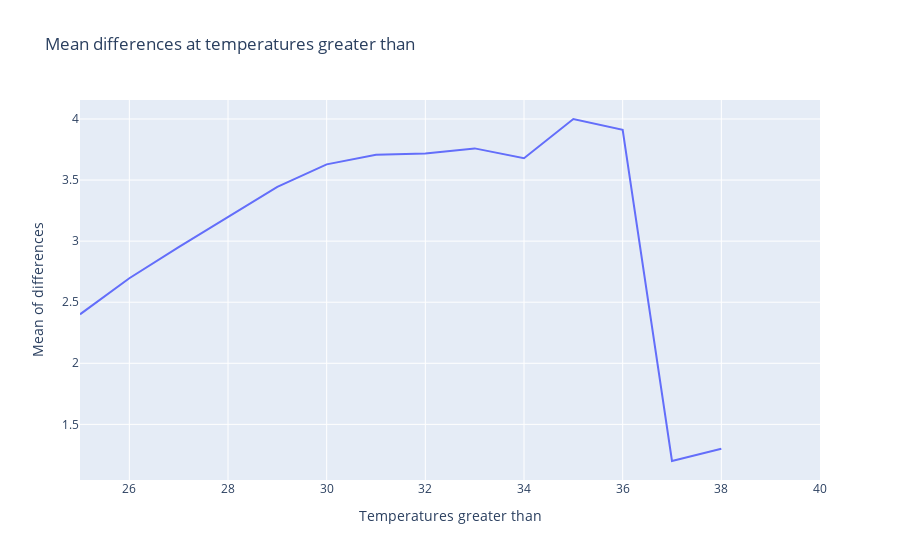

Write notebook code for a chart like this one.
### Code cell
fig_diff = px.line(df_mean_diff, x="Temperatures greater than", y="Mean of differences", title='Mean differences at temperatures greater than')
fig_diff.show()
fig_diff.write_image('temperatures_diff_means.png')

### Figure 1 — Plotly figure (JSON) as saved in the notebook; plotly's stock layout.template omitted (floating-point values rounded to 4 significant figures)
{"data": [{"hovertemplate": "Temperatures greater than=%{x}<br>Mean of differences=%{y}<extra></extra>", "legendgroup": "", "line": {"color": "#636efa", "dash": "solid"}, "marker": {"symbol": "circle"}, "mode": "lines", "name": "", "orientation": "v", "showlegend": false, "type": "scatter", "x": [25, 26, 27, 28, 29, 30, 31, 32, 33, 34, 35, 36, 37, 38, 39, 40], "xaxis": "x", "y": [2.401, 2.696, 2.951, 3.2, 3.444, 3.629, 3.707, 3.718, 3.759, 3.679, 4.0, 3.912, 1.2, 1.3, null, null], "yaxis": "y"}], "layout": {"legend": {"tracegroupgap": 0}, "title": {"text": "Mean differences at temperatures greater than"}, "xaxis": {"anchor": "y", "domain": [0, 1], "title": {"text": "Temperatures greater than"}}, "yaxis": {"anchor": "x", "domain": [0, 1], "title": {"text": "Mean of differences"}}}}
